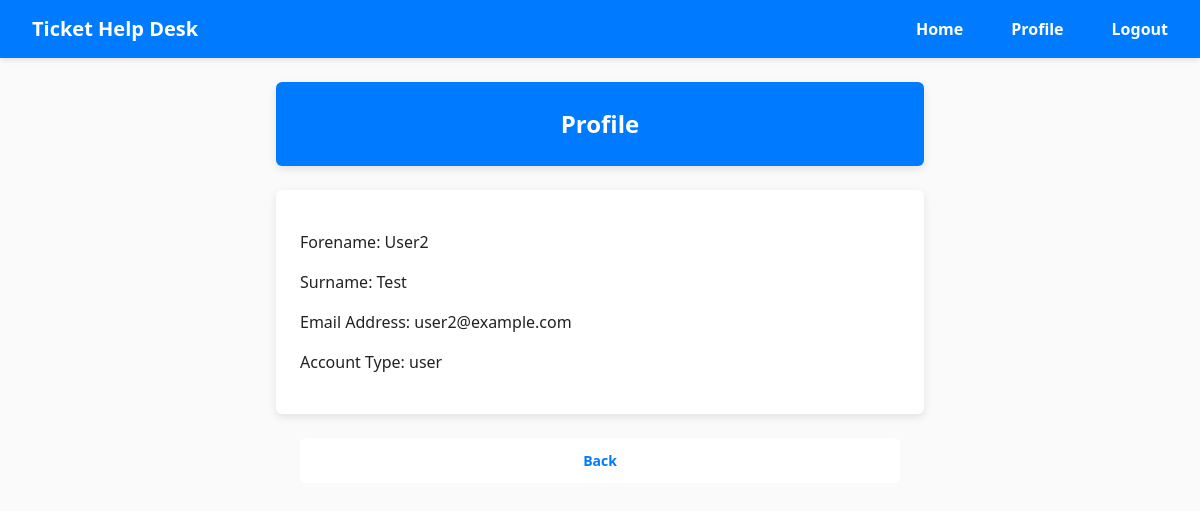
/profile (signed in), run on an earlier commit of the app's database.
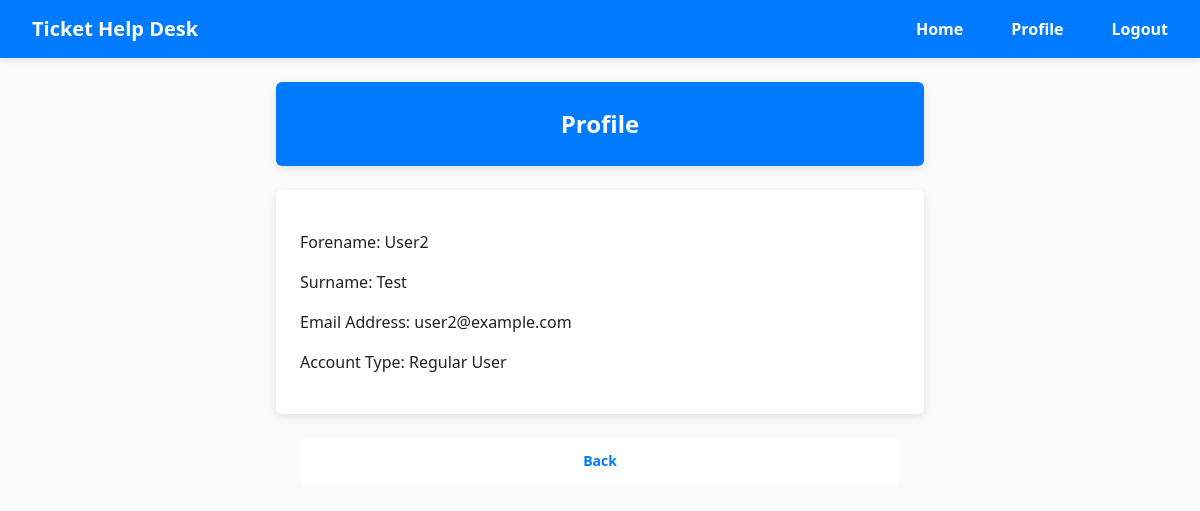
And on a later commit of the database.
### HelpDeskTicketingSystem/models/UserModel.py (models this page shows)
class User(db.Model, UserMixin):
    id = db.Column(db.Integer, primary_key=True)
    email = db.Column(db.String(150), unique=True)
    password = db.Column(db.String(150))
    forename = db.Column(db.String(150))
    surname = db.Column(db.String(150))
    account_type = db.Column(db.String(20), nullable=False)

### HelpDeskTicketingSystem/views/users.py (the view)
@users_bp.route('/profile')
@login_required
def profile():
    return render_template('profile.html', user=current_user)

### HelpDeskTicketingSystem/__init__.py (called while the page is built)
def create_app():
    app = Flask(__name__)
    app.config.from_object(Config)
    db.init_app(app)
    login_manager.init_app(app)
    login_manager.login_view = 'auth.login'
    from .views.home import home_bp
    from .views.auth import auth_bp
    from .views.users import users_bp
    from .views.tickets import tickets_bp
    app.register_blueprint(home_bp, url_prefix='/')
    app.register_blueprint(auth_bp, url_prefix='/')
    app.register_blueprint(tickets_bp, url_prefix='/')
    app.register_blueprint(users_bp, url_prefix='/')
    create_database(app)
    from .models import User
    @login_manager.user_loader
    def load_user(user_id):
        return User.query.get(int(user_id))
    return app

### HelpDeskTicketingSystem/templates/profile.html
{% extends "base.html" %} {% block title %} Profile {% endblock %} {% block
content %}
<h2>Profile</h2>
<div class="form">
  <p>Forename: {{ user.forename }}</p>
  <p>Surname: {{ user.surname }}</p>
  <p>Email Address: {{ user.email }}</p>
  <p>Account Type: {{ user.account_type }}</p>
</div>
<br />
<div class="btn-group">
  <a href="{{ url_for('home.home') }}" class="btn btn-secondary">Back</a>
</div>
{% endblock %}

What changed in the data, as far as the page shows it:
changed User "User2": account_type "user" → "Regular User"
